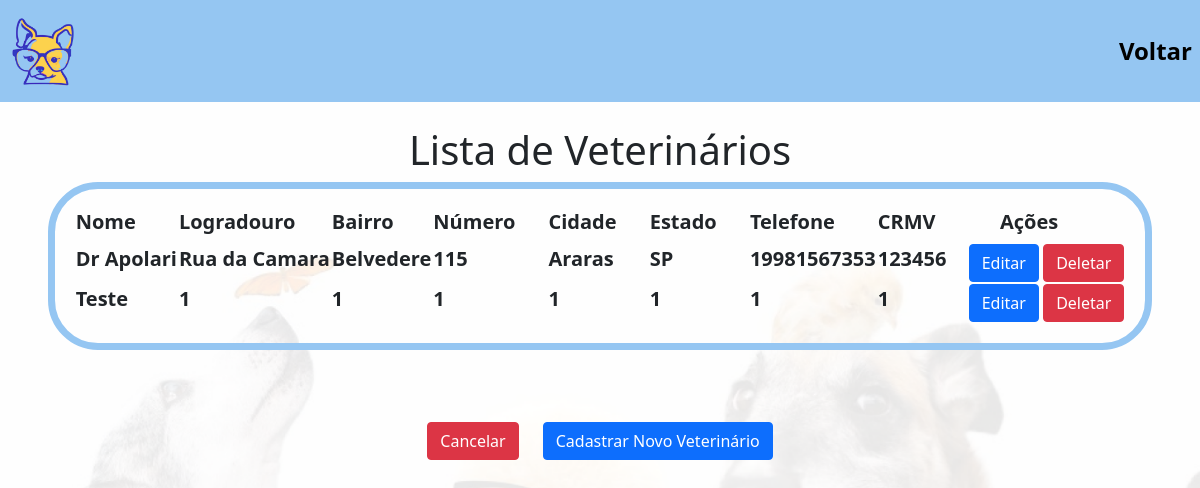
Page /atualizacaoVet/ on the committed database.
### Aplicativo/models.py (models this page shows)
class VeterinarioCadastroModel(models.Model):
    nome = models.CharField(max_length=255)
    email = models.CharField(max_length=255)
    cep=models.CharField(max_length=255, default='000000000')
    logradouro = models.CharField(max_length=255)
    bairro = models.CharField(max_length=100)
    numero = models.CharField(max_length=10)
    cidade = models.CharField('cidade',max_length=100, default = 'cidade')
    estado = models.CharField(max_length=3)
    telefone = models.CharField(max_length=15)
    crmv = models.CharField(max_length=20)
    password = models.CharField(max_length=50)

### Aplicativo/views.py (the view)
# urls.py: path('atualizacaoVet/', views.atualizacaoVet, name='atualizacaoVet'),
def atualizacaoVet(request):
    veterinarios = VeterinarioCadastroModel.objects.all()
    return render(request, 'atualizacaoVet.html', {'veterinarios': veterinarios})

### Aplicativo/templates/atualizacaoVet.html (shortened to what this page needs)
<!DOCTYPE html>
<html lang="en">
<head>
    {% load static %}
    <link rel="stylesheet" type="text/css" href="{% static 'css/index.css' %}">
    <link rel="stylesheet" type="text/css" href="{% static 'css/editar.css' %}">
    <link href="https://cdn.jsdelivr.net/npm/bootstrap@5.0.2/dist/css/bootstrap.min.css" rel="stylesheet"
>
</head>
<body>
    <nav class="navbar navbar-expand-lg custom-bg">
        <div class="collapse navbar-collapse" id="navbarNav">
            <ul class="navbar-nav">
                <li class="nav-item">
                    <a class="nav-link active left-link" aria-current="page" href="{% url 'index' %}">
                        <img src='{% static "Aplicativo/media/logo.png"%}' class="img">
                    </a>
                </li>
            </ul>
            <ul class="navbar-nav ms-auto">
                <li class="nav-item">
                    <a class="nav-link" href="{% url 'dashatualizacao' %}">Voltar</a>
                </li>
            </ul>
        </div>
    </nav><br>
    <div class="background-img">
        <h1 class="text-center">Lista de Veterinários</h1>
        <div class="container">
            <table>
                <thead>
                    <tr>
                        <th><h5><b>Nome&nbsp;&nbsp;&nbsp;&nbsp;&nbsp;&nbsp;</b></h5></th>
                        <th><h5><b>Logradouro&nbsp;&nbsp;&nbsp;&nbsp;&nbsp;</b></h5></th>
                        <th><h5><b>Bairro&nbsp;&nbsp;&nbsp;&nbsp;&nbsp;&nbsp;</b></h5></th>
                        <th><h5><b>Número&nbsp;&nbsp;&nbsp;&nbsp;&nbsp;&nbsp;</b></h5></th>
                        <th><h5><b>Cidade&nbsp;&nbsp;&nbsp;&nbsp;&nbsp;&nbsp;</b></h5></th>
                        <th><h5><b>Estado&nbsp;&nbsp;&nbsp;&nbsp;&nbsp;&nbsp;</b></h5></th>
                        <th><h5><b>Telefone&nbsp;&nbsp;&nbsp;&nbsp;&nbsp;&nbsp;</b></h5></th>
                        <th><h5><b>CRMV&nbsp;&nbsp;&nbsp;&nbsp;&nbsp;&nbsp;</b></h5></th>
                        <th><h5><b>&nbsp;&nbsp;&nbsp;&nbsp;&nbsp;&nbsp;Ações&nbsp;&nbsp;&nbsp;&nbsp;&nbsp;&nbsp;</b></h5></th>
                    </tr>
                </thead>
                <tbody>
                    {% for veterinario in veterinarios %}
                    <tr>
                        <td><h5><b>{{ veterinario.nome }}</b></h5></td>
                        <td><h5><b>{{ veterinario.logradouro }}</b></h5></td>
                        <td><h5><b>{{ veterinario.bairro }}</b></h5></td>
                        <td><h5><b>{{ veterinario.numero }}</b></h5></td>
                        <td><h5><b>{{ veterinario.cidade }}</b></h5></td>
                        <td><h5><b>{{ veterinario.estado }}</b></h5></td>
                        <td><h5><b>{{ veterinario.telefone }}</b></h5></td>
                        <td><h5><b>{{ veterinario.crmv }}</b></h5></td>
                        <td>
                            <a href="/updateVet/{{ veterinario.id }}" class="btn btn-primary">Editar</a>
                            <a href="/deleteVet/{{ veterinario.id }}" class="btn btn-danger">Deletar</a>
                        </td>
                    </tr>
                    {% endfor %}
                </tbody>
            </table>
        </div>
        <br><br><br>
         <div class="row justify-content-center">
            <div class="col-auto">
                <a href="{% url 'home' %}" class="btn btn-danger">Cancelar</a>
            </div>
            <div class="col-auto">
                <a href="{% url 'cadastroVet' %}" class="btn btn-primary">Cadastrar Novo Veterinário</a>
            </div>
        </div>
    </div>
    <br>
</html>

### Aplicativo/static/css/index.css (style rules this page uses)
.custom-bg { background-color: #95C6F2; }
.navbar-nav .nav-link { color: black; font-size: 24px; font-weight: bold; }

### Aplicativo/static/css/editar.css (style rules this page uses)
body { background-image: url('../Aplicativo/media/fundo_opaco.png'); background-size: cover; background-repeat: no-repeat; background-attachment: fixed; }

### Aplicativo/templates/atualizacaoVet.html (style rules this page uses)
.container { border: 7px solid #95C6F2; border-radius: 50px; padding: 20px; width: fit-content; }
.img { width: 70px; height: 70px; }

### rows in the picture
VeterinarioCadastroModel: nome "Dr Apolari", logradouro "Rua da Camara", bairro "Belvedere", numero "115", cidade "Araras", estado "SP", telefone "19981567353", crmv "123456"
VeterinarioCadastroModel: nome "Teste", logradouro "1", bairro "1", numero "1", cidade "1", estado "1", telefone "1", crmv "1"
